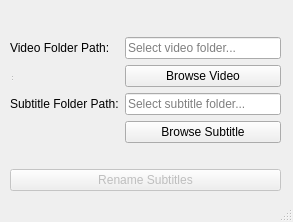
<?xml version="1.0" encoding="UTF-8"?>
<ui version="4.0">
 <class>MainWindow</class>
 <widget class="QMainWindow" name="MainWindow">
  <property name="geometry">
   <rect>
    <x>0</x>
    <y>0</y>
    <width>293</width>
    <height>222</height>
   </rect>
  </property>
  <property name="baseSize">
   <size>
    <width>1920</width>
    <height>1080</height>
   </size>
  </property>
  <property name="windowTitle">
   <string>MagicRename</string>
  </property>
  <widget class="QWidget" name="centralwidget">
   <widget class="QWidget" name="centralwidget_2">
    <property name="geometry">
     <rect>
      <x>10</x>
      <y>10</y>
      <width>271</width>
      <height>181</height>
     </rect>
    </property>
    <layout class="QGridLayout" name="gridLayout">
     <item row="4" column="1">
      <widget class="QLineEdit" name="subtitleFolderEdit">
       <property name="placeholderText">
        <string>Select subtitle folder...</string>
       </property>
      </widget>
     </item>
     <item row="4" column="0">
      <widget class="QLabel" name="labelSubtitle">
       <property name="text">
        <string>Subtitle Folder Path:</string>
       </property>
      </widget>
     </item>
     <item row="6" column="0" colspan="2">
      <layout class="QVBoxLayout" name="verticalLayout">
       <item>
        <spacer name="horizontalSpacer">
         <property name="orientation">
          <enum>Qt::Orientation::Horizontal</enum>
         </property>
         <property name="sizeHint" stdset="0">
          <size>
           <width>40</width>
           <height>20</height>
          </size>
         </property>
        </spacer>
       </item>
       <item>
        <widget class="QPushButton" name="renameButton">
         <property name="enabled">
          <bool>false</bool>
         </property>
         <property name="text">
          <string>Rename Subtitles</string>
         </property>
        </widget>
       </item>
      </layout>
     </item>
     <item row="1" column="0">
      <widget class="QLabel" name="labelVideo">
       <property name="text">
        <string>Video Folder Path:</string>
       </property>
      </widget>
     </item>
     <item row="2" column="1">
      <widget class="QPushButton" name="browseVideoButton">
       <property name="text">
        <string>Browse Video</string>
       </property>
      </widget>
     </item>
     <item row="5" column="1">
      <widget class="QPushButton" name="browseSubtitleButton">
       <property name="text">
        <string>Browse Subtitle</string>
       </property>
      </widget>
     </item>
     <item row="1" column="1">
      <widget class="QLineEdit" name="videoFolderEdit">
       <property name="placeholderText">
        <string>Select video folder...</string>
       </property>
      </widget>
     </item>
     <item row="0" column="0" colspan="2">
      <spacer name="verticalSpacer">
       <property name="orientation">
        <enum>Qt::Orientation::Vertical</enum>
       </property>
       <property name="sizeHint" stdset="0">
        <size>
         <width>20</width>
         <height>40</height>
        </size>
       </property>
      </spacer>
     </item>
    </layout>
   </widget>
   <widget class="QStatusBar" name="statusbar_2">
    <property name="geometry">
     <rect>
      <x>10</x>
      <y>60</y>
      <width>3</width>
      <height>22</height>
     </rect>
    </property>
   </widget>
  </widget>
  <widget class="QStatusBar" name="statusbar"/>
 </widget>
 <resources/>
 <connections/>
</ui>
